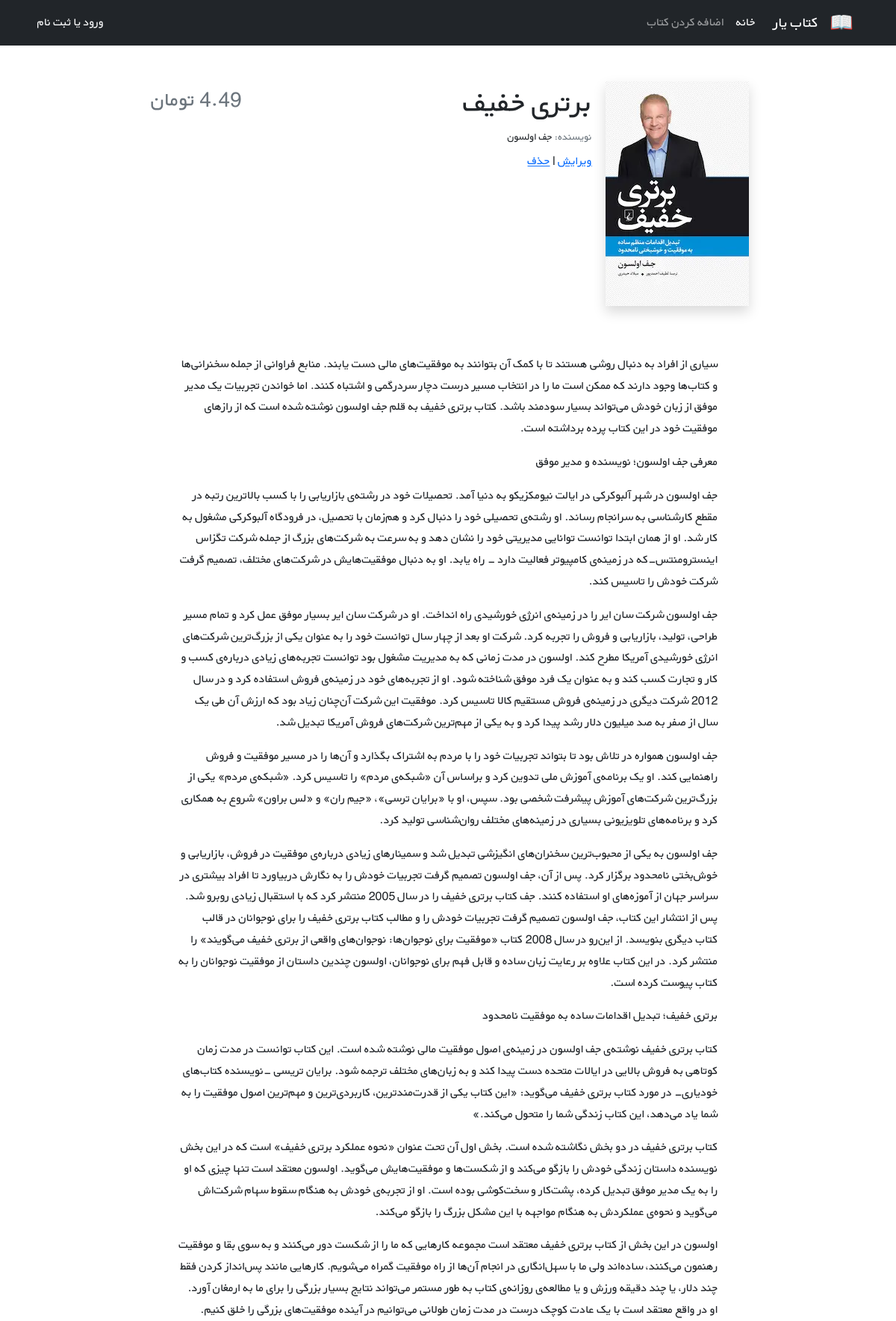
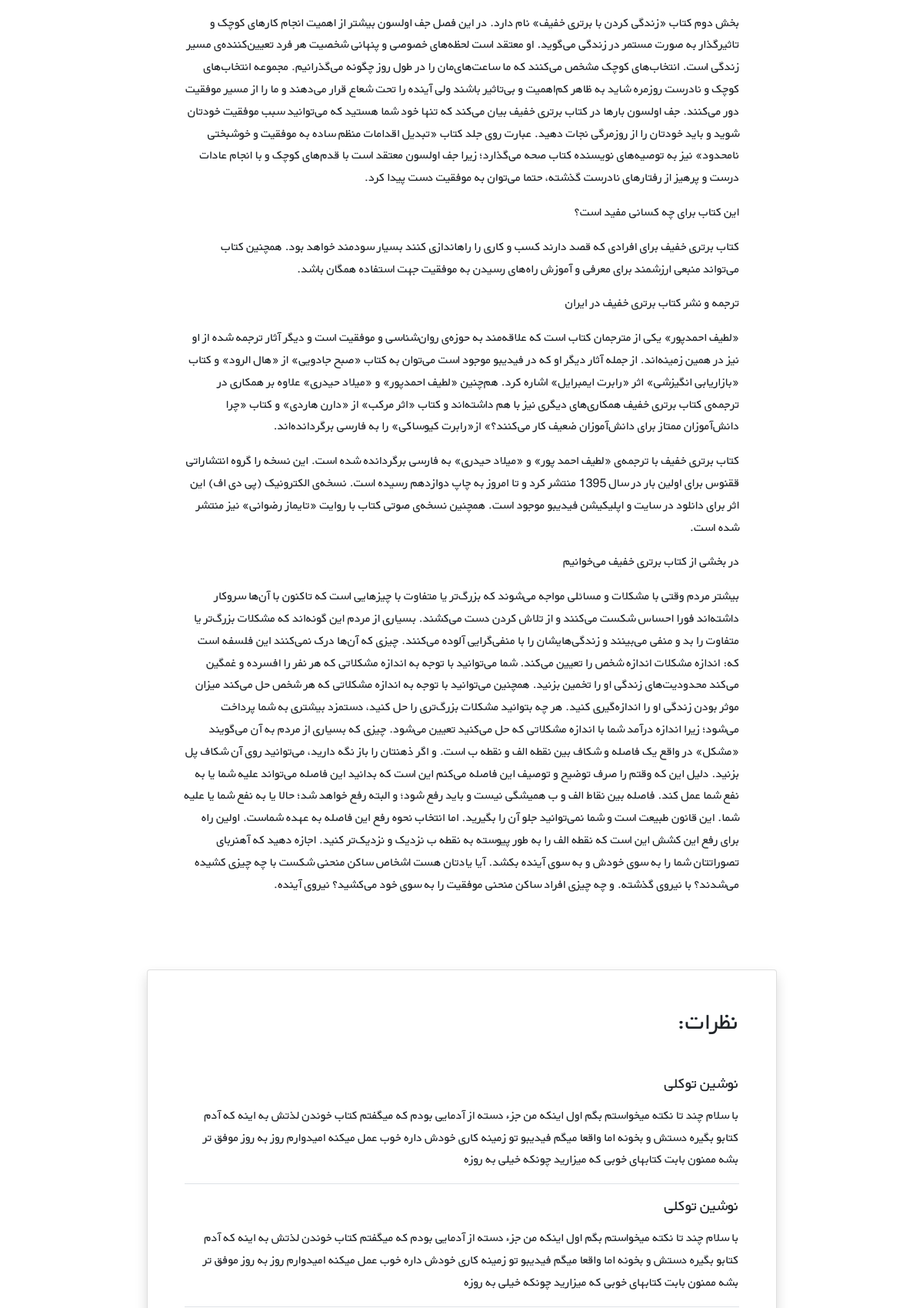
The page /books/6/ (upper part) on the database its author committed (2 pictures, top to bottom).
### books/models.py (models this page shows, shortened)
class Book(models.Model):
    title = models.CharField(max_length=200)
    author = models.CharField(max_length=200)
    description = models.TextField()
    price = models.DecimalField(max_digits=5, decimal_places=2)
    cover = models.ImageField(upload_to='covers/', blank=True)

### books/views.py (the view)
# urls.py: path('<int:pk>/', views.BookDetailView.as_view(), name='book_detail'),
class BookDetailView(generic.DetailView):
    model = Book
    template_name = 'books/book_detail.html'

### books/templates/books/book_detail.html (shortened to what this page needs)
{% extends '_base.html' %}
{% block content %}
  <div class="container mt-5" dir="rtl">
    <div class="">
        <div class="">
            <div class="d-flex justify-content-center">
                <div class="row w-sm-75 w-100">
                    <div class="col-xs-12 col-md-3 d-flex justify-content-center">
                        <div>
                            {% if book.cover %}
                            <img class="shadow" src="{{ book.cover.url }}" class="img-fluid rounded-start" alt="...">
                            {% endif %}
                        </div>
                    </div>
                    <div class="col-xs-12 col-md-6 text-center text-md-end mt-md-1 mt-4">
                        <h1>{{ book.title }}</h1>
                        <h5 class="small my-1"><span class="text-muted">نویسنده: </span>{{ book.author }}</h5>
                        <a href="{% url 'book_update' book.id %}">ویرایش</a>
                        <span> | </span>
                        <a href="{% url 'book_delete' book.id %}">حذف</a>
                    </div>
                    <div class="col-xs-12 col-md-3 d-flex flex-column">
                        <h3 class="align-self-center pt-2 text-muted align-self-md-end">
                            {{ book.price }} تومان
                        </h3>
                    </div>
                </div>
            </div>
            <div class="d-flex justify-content-center">
                <div class="my-3 p-5 w-sm-75 w-100">
                    {{ book.description|linebreaks }}
                </div>
            </div>
            <div class="d-flex justify-content-center">
                <div class="card shadow my-3 p-5 w-sm-75 w-100">
                    <h2 class="mb-5">نظرات:</h2>
                    <div class="border-bottom mb-3">
                        <h5 class="mb-3">نوشین توکلی</h5>
                        <p>با سلام چند تا نکته میخواستم بگم اول اینکه من جزء دسته از آدمایی بودم که میگفتم کتاب خوندن لذتش
                            به اینه که آدم کتابو بگیره دستش و بخونه اما واقعا میگم فیدیبو تو زمینه کاری خودش داره خوب عمل
                            میکنه امیدوارم روز به روز موفق تر بشه ممنون بابت کتابهای خوبی که میزارید چونکه خیلی به روزه</p>
                    </div>
                    <div class="border-bottom mb-3">
                        <h5 class="mb-3">نوشین توکلی</h5>
                        <p>با سلام چند تا نکته میخواستم بگم اول اینکه من جزء دسته از آدمایی بودم که میگفتم کتاب خوندن لذتش
                            به اینه که آدم کتابو بگیره دستش و بخونه اما واقعا میگم فیدیبو تو زمینه کاری خودش داره خوب عمل
                            میکنه امیدوارم روز به روز موفق تر بشه ممنون بابت کتابهای خوبی که میزارید چونکه خیلی به روزه</p>
                    </div>
                </div>
            </div>
        </div>
    </div>
</div>
{% endblock %}

### static/css/style.css (style rules this page uses)
* { font-family: 'BYekan', sans-serif; line-height: 1.8rem; }
@media (min-width: 576px) { .w-sm-75 { width: 75%!important; } }

### rows shown on the page
Book: cover (picture), title "برتری خفیف", author "جف اولسون", description "سیاری از افراد به دنبال روشی هستند تا با کمک آن بتوانند به موفقیت‌های مالی دست یابند. منابع فراوانی از جمله سخنرانی‌ها و کتاب‌ها وجود دارند که ممکن است ما را در انتخاب مسیر درست دچار سردرگمی و اشتباه کنند. اما خواندن تجربیات یک مدیر موفق از زبان خودش می‌تواند بسیار سودمند باشد. کتاب برتری خفیف به قلم جف اولسون نوشته شده است که از رازهای موفقیت خود در این کتاب پرده برداشته است. معرفی جف اولسون؛ نویسنده و مدیر موفق جف اولسون در شهر آلبوکرکی در ایالت نیومکزیکو به دنیا آمد. تحصیلات خود در رشته‌ی بازاریابی را با کسب بالاترین رتبه در مقطع کارشناسی به سرانجام رساند. او رشته‌ی تحصیلی خود را دنبال کرد و هم‌زمان با تحصیل، در فرودگاه آلبوکرکی مشغول به کار شد. او از همان ابتدا توانست توانایی مدیریتی…"
